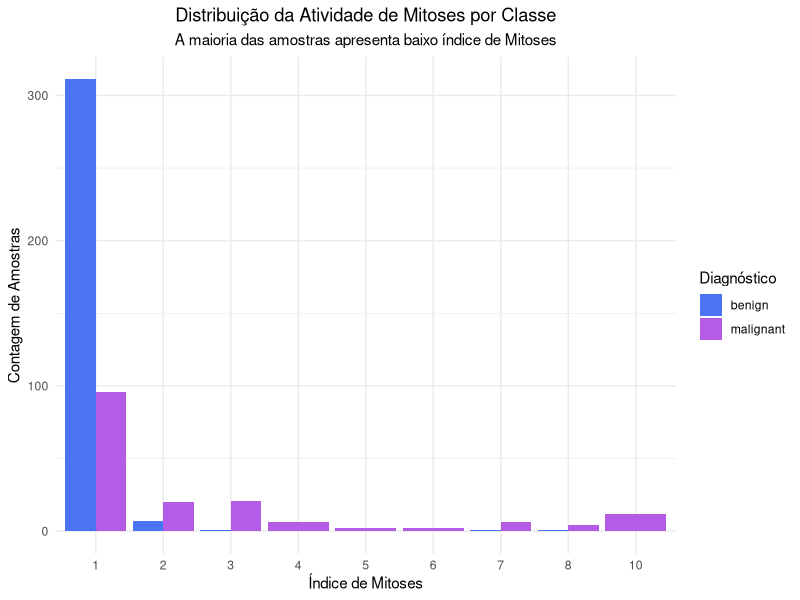
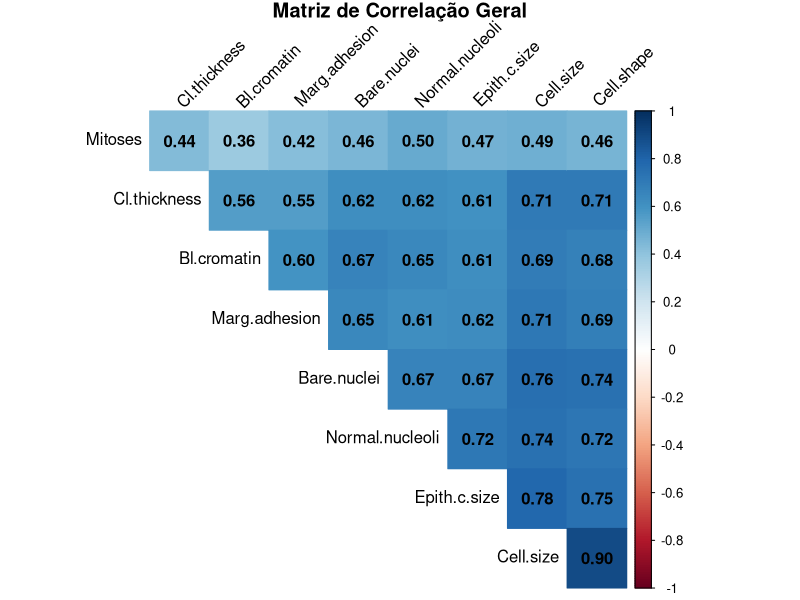
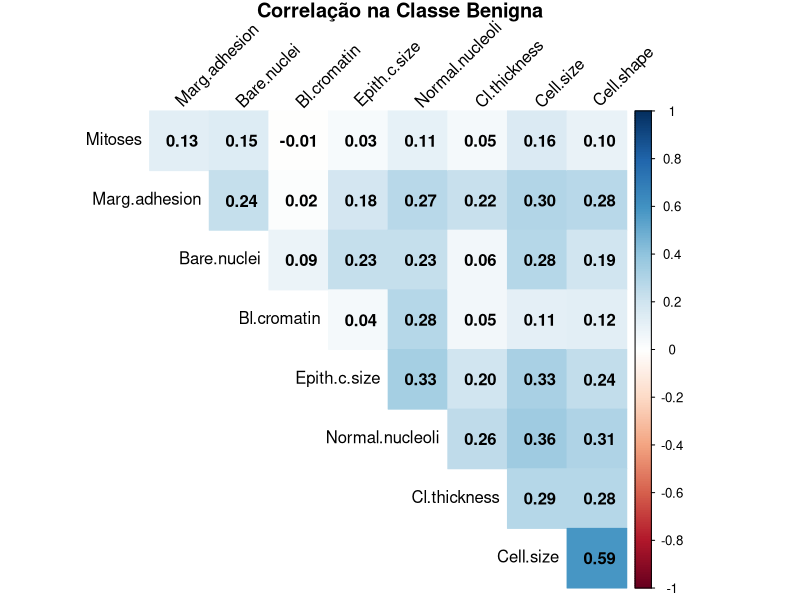
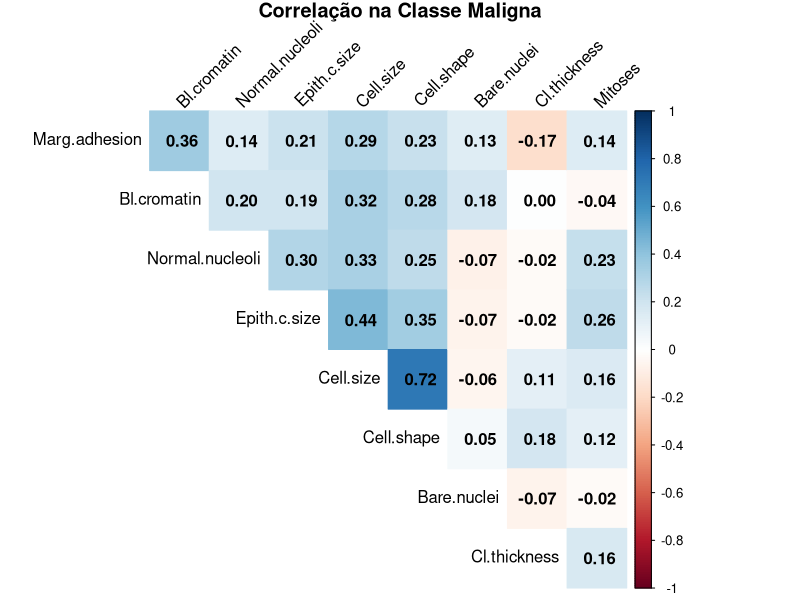
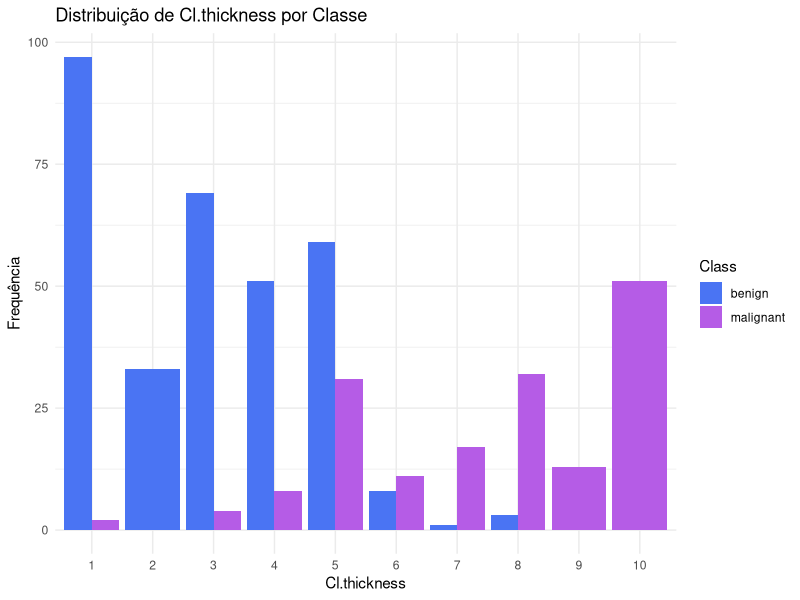
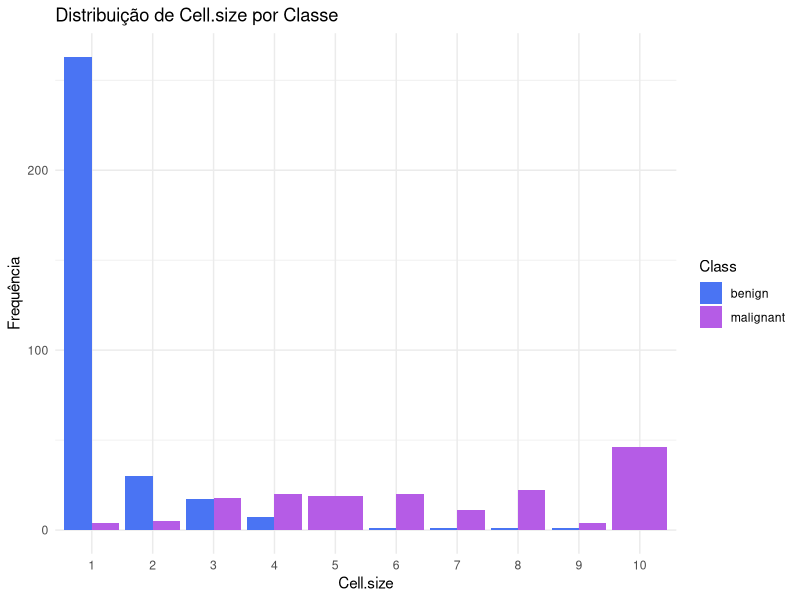
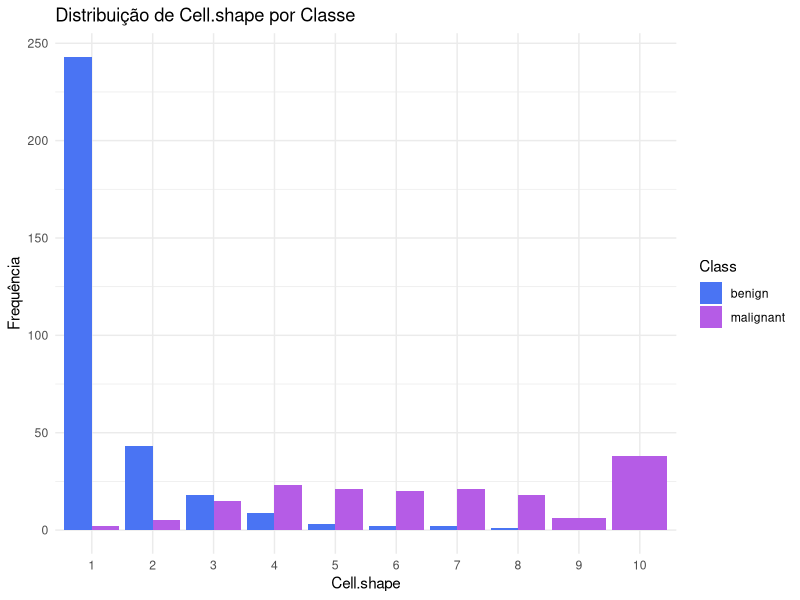
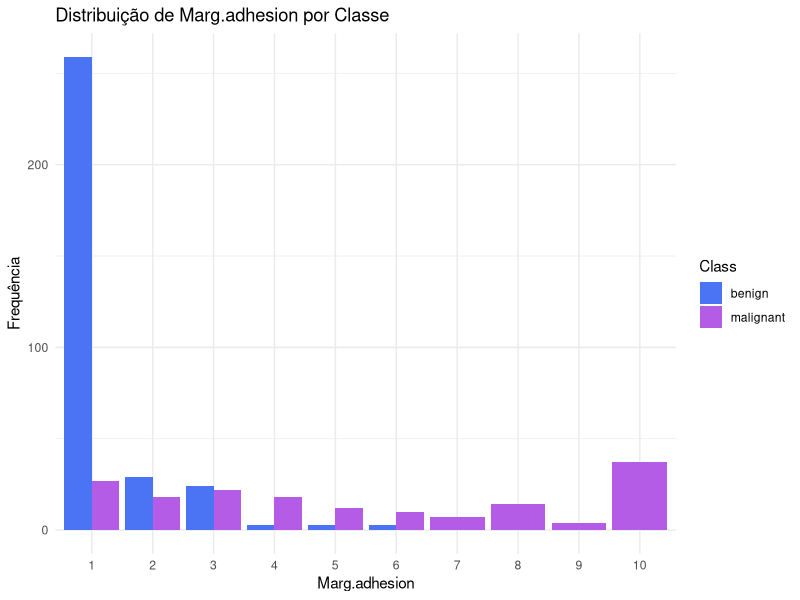

Reproduce these figures in R, in order.
## ---- chunk 1
##Pacotes necessários
library(ggplot2)
library(dplyr)
library(caret)
library(mlbench)
library(corrplot)
library(pROC)
## ---- chunk 2
#Leitura da base de dados
data(BreastCancer)
# Excluindo ID, pois de nada serve
cancer_subset1 <- BreastCancer[,-1]
# Estrutura inicial dos dados
str(cancer_subset1)
## ---- chunk 3
set.seed(123)
trainIndex <- createDataPartition(cancer_subset1$Class, p = 0.7, list = FALSE)
treino <- cancer_subset1[trainIndex, ]
teste <- cancer_subset1[-trainIndex, ]
#Verificando a proporção em cada conjunto
prop.table(table(treino$Class))
prop.table(table(teste$Class))
## ---- chunk 4
nzv_report <- nearZeroVar(treino, saveMetrics = TRUE)
print(nzv_report)
## ---- chunk 5
ggplot(data = treino, aes(x = Mitoses, fill = Class)) +
geom_bar(position = "dodge") +
labs(
title = "Distribuição da Atividade de Mitoses por Classe",
subtitle = "A maioria das amostras apresenta baixo índice de Mitoses",
x = "Índice de Mitoses",
y = "Contagem de Amostras",
fill = "Diagnóstico"
) +
scale_fill_manual(values = c("benign" = "#4A74F3", "malignant" = "#B55CE6")) +
theme_minimal() +
theme(
plot.title = element_text(hjust = 0.5),
plot.subtitle = element_text(hjust = 0.5)
)
## ---- chunk 6
correlation_matrix <- function(tabela, titulo){
cor_tabela = cor(tabela, method = "spearman", use = "complete.obs")
corrplot(cor_tabela,
method = "color",
type = "upper",
order = "hclust",
addCoef.col = "black",
tl.col = "black", tl.srt = 45,
diag = FALSE,
title = titulo,
mar=c(0,0,1,0))
}
## ---- chunk 7
data_for_cor <- treino %>%
mutate(across(Cl.thickness:Mitoses, ~as.numeric(as.character(.)))) %>%
select(-c(Class))
correlation_matrix(data_for_cor, "Matriz de Correlação Geral")
## ---- chunk 8

# Preparando dados
data_for_cor_bening <- subset(treino, Class == "benign") %>%
mutate(across(Cl.thickness:Mitoses, ~as.numeric(as.character(.)))) %>%
select(-c(Class))
data_for_cor_malig <- subset(treino, Class == "malignant") %>%
mutate(across(Cl.thickness:Mitoses, ~as.numeric(as.character(.)))) %>%
select(-c(Class))

# Plotando
correlation_matrix(data_for_cor_bening, "Correlação na Classe Benigna")
correlation_matrix(data_for_cor_malig, "Correlação na Classe Maligna")

## ---- chunk 9

# Agora, podemos avaliar o comportamento das outras variáveis restantes frente a
# variável resposta

# Vetor que acumula os nomes que não são as que não quero fazer gráficos.
variaveis_para_plotar <-
  names(treino)[!names(treino) %in% c("Mitoses_grouped", "Class")]

# Loop para criar e imprimir um gráfico para cada variável
for (variavel in variaveis_para_plotar) {
  
  # Criar o gráfico
  p <- ggplot(treino, aes_string(x = variavel, fill = "Class")) +
    geom_bar(position = "dodge") +
    labs(
      title = paste("Distribuição de", variavel, "por Classe"),
      x = variavel,
      y = "Frequência"
    ) +
    scale_fill_manual(values = c("benign" = "#4A74F3", "malignant" = "#B55CE6")) +
    theme_minimal()
  
  # Imprimir o gráfico no painel de Plots
  print(p)
}
## ---- chunk 10
# Retirando cell.shape
treino <- treino %>% select(-Cell.shape)
teste <- teste %>% select(-Cell.shape)
# Função para aplicar todas as regras de engenharia de atributos
aplicar_engenharia_de_atributos <- function(dataframe){
dataframe_eng <- dataframe %>%
mutate(
# Agrupar Mitoses em Low/High
Mitoses_grouped = factor(ifelse(Mitoses == "1", "Low", "High"), levels = c("Low", "High")),
# Agrupar Cell.size em Low/High
Cell.size_grouped = factor(
ifelse(as.numeric(as.character(Cell.size)) <= 2, "Low", "High"), levels = c("Low", "High")
),
# Agrupar Epith.c.size em Low/High
Epith.c.size_grouped = factor(
ifelse(as.numeric(as.character(Epith.c.size)) <= 2, "Low", "High"), levels = c("Low", "High")
),
# Imputar NA e Agrupar Bare.nuclei em Low/High
temp_bare_nuclei_num = as.numeric(as.character(Bare.nuclei)),
temp_bare_nuclei_num = ifelse(is.na(temp_bare_nuclei_num), 1, temp_bare_nuclei_num),
Bare.nuclei_grouped = factor(
ifelse(temp_bare_nuclei_num <= 1, "Low", "High"), levels = c("Low", "High")# Usando <= 1  para ser mais robusto
),
# Agrupar Normal.nucleoli em Low/High
Normal.nucleoli_grouped = factor(
ifelse(as.numeric(as.character(Normal.nucleoli)) <= 1, "Low", "High"), levels = c("Low", "High") # Usando <= 1
),
# Agrupar Bl.cromatin em Low/Medium/High
Bl.cromatin_grouped = factor(
case_when(
as.numeric(as.character(Bl.cromatin)) <= 2 ~ "Low",
as.numeric(as.character(Bl.cromatin)) == 3 ~ "Medium",
as.numeric(as.character(Bl.cromatin)) > 3 ~ "High"
),
levels = c("Low", "Medium", "High")
),
# Converter variáveis numéricas
Marg.adhesion_Numeric = as.numeric(as.character(Marg.adhesion)),
Cl.thickness_Numeric = as.numeric(as.character(Cl.thickness))
) %>%
select(-temp_bare_nuclei_num) # Remove a coluna temporária
return(dataframe_eng)
}
# Aplicando as transformações
treino_eng <- aplicar_engenharia_de_atributos(treino)
teste_eng <- aplicar_engenharia_de_atributos(teste)
# Definindo a classe de referência para a resposta e os preditores
treino_eng$Class <- relevel(treino_eng$Class, ref = "benign")
teste_eng$Class <- relevel(teste_eng$Class, ref = "benign")
# Verificando a estrutura final do dataframe de treino
str(treino_eng)
## ---- chunk 11
# --- Modelos Simplificados (Vencedores da etapa anterior) ---
#Logito
fit_logit_2 <- glm(Class ~ Cl.thickness_Numeric + Marg.adhesion_Numeric +
Cell.size_grouped + Bare.nuclei_grouped + Bl.cromatin_grouped,
data = treino_eng,
family = binomial(link = "logit"))
#Probito
fit_probit_2 <- glm(Class ~ Cl.thickness_Numeric + Marg.adhesion_Numeric +
Cell.size_grouped + Bare.nuclei_grouped + Bl.cromatin_grouped,
data = treino_eng,
family = binomial(link = "probit"))
# Cauchito
fit_cauchit_2 <- glm(Class ~ Cl.thickness_Numeric + Marg.adhesion_Numeric +
Cell.size_grouped + Bare.nuclei_grouped + Bl.cromatin_grouped,
data = treino_eng,
family = binomial(link = "cauchit"))
# Resumo do modelo Logit simplificado (o melhor no treino segundo o AIC)
summary(fit_logit_2)
## ---- chunk 12
plot_data <- treino_eng %>%
mutate(
Class_numeric = ifelse(Class == "malignant", 1, 0),
preditor_linear_logit = predict(fit_logit_2, type = "link"),
probabilidade_logit = predict(fit_logit_2, type = "response"),
preditor_linear_probit = predict(fit_probit_2, type = "link"),
probabilidade_probit = predict(fit_probit_2, type = "response"),
preditor_linear_cauchit = predict(fit_cauchit_2, type = "link"),
probabilidade_cauchit = predict(fit_cauchit_2, type = "response")
)
plot_data_curves <- plot_data %>% arrange(preditor_linear_logit)
ggplot() +
geom_jitter(data = plot_data, aes(x = preditor_linear_logit, y = Class_numeric),
width = 0, height = 0.05, alpha = 0.3, color = "gray50") +
geom_line(data = plot_data_curves, aes(x = preditor_linear_logit, y = probabilidade_logit, color = "Logit"), linewidth = 1.2) +
geom_line(data = plot_data_curves, aes(x = preditor_linear_probit, y = probabilidade_probit, color = "Probit"), linewidth = 1.2) +
geom_line(data = plot_data_curves, aes(x = preditor_linear_cauchit, y = probabilidade_cauchit, color = "Cauchit"), linewidth = 1.2) +
scale_color_manual(
name = "Função de Ligação",
values = c("Logit" = "#2649B2", "Probit" = "#4A74F3", "Cauchit" = "#B55CE6")
) +
labs(
title = "Comparação das Curvas Estimadas pelas Funções de Ligação",
subtitle = "Modelos ajustados com o conjunto de preditores simplificado",
x = "Preditor Linear (Escala Logit)",
y = "Probabilidade Prevista de ser Maligno"
) +
coord_cartesian(xlim = c(-12, 12)) +
ylim(0, 1) +
theme_minimal() +
theme(
legend.position = "bottom",
plot.title = element_text(hjust = 0.5),
plot.subtitle = element_text(hjust = 0.5)
)
## ---- chunk 13
# Previsão das probabilidades na base de teste
prob_logit <- predict(fit_logit_2, newdata = teste_eng, type = "response")
prob_probit <- predict(fit_probit_2, newdata = teste_eng, type = "response")
prob_cauchit <- predict(fit_cauchit_2, newdata = teste_eng, type = "response")
# Cálculo da AUC
auc_logit <- auc(teste_eng$Class, prob_logit, quiet = TRUE)
auc_probit <- auc(teste_eng$Class, prob_probit, quiet = TRUE)
auc_cauchit <- auc(teste_eng$Class, prob_cauchit, quiet = TRUE)
print(paste("AUC no Teste - Logit:", round(auc_logit, 4)))
print(paste("AUC no Teste - Probit:", round(auc_probit, 4)))
print(paste("AUC no Teste - Cauchit:", round(auc_cauchit, 4)))
# Classificação com limiar de 0.5
pred_logit <-
factor(ifelse(prob_logit > 0.5, "malignant", "benign"), levels = levels(teste_eng$Class))
# Matriz de Confusão para o modelo Logit
confusionMatrix(pred_logit, teste_eng$Class, positive = "malignant")
